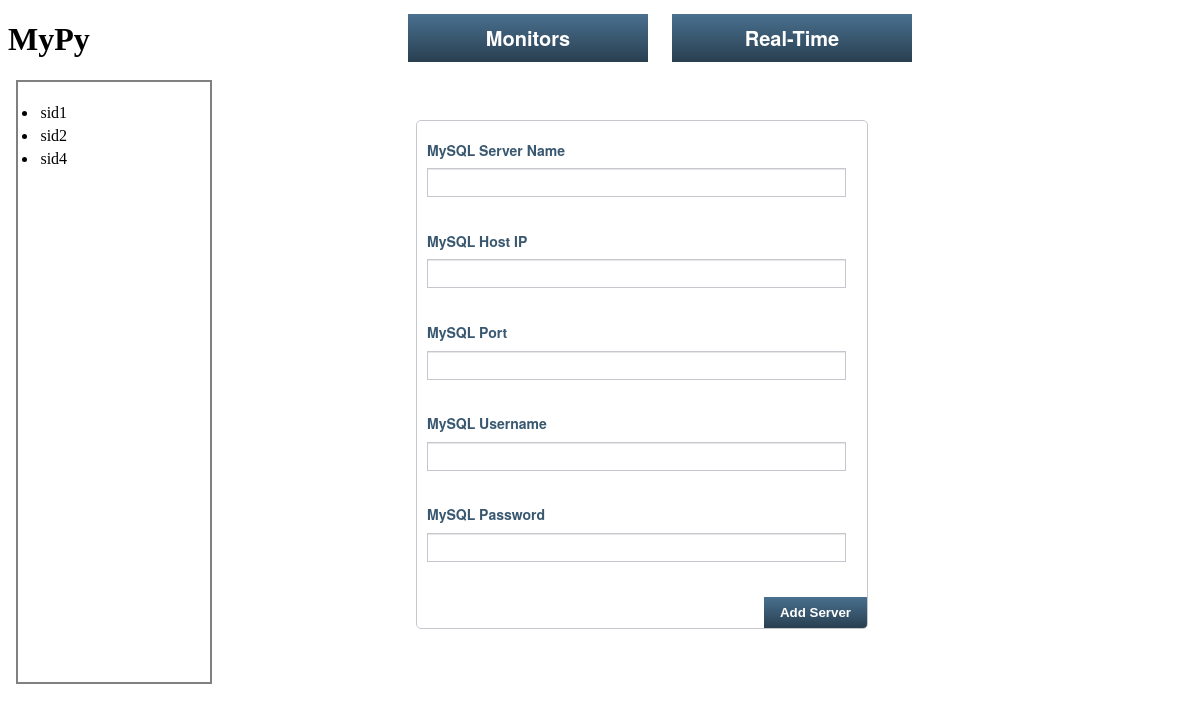
Before: /mypy/add_server/ with the older database file.
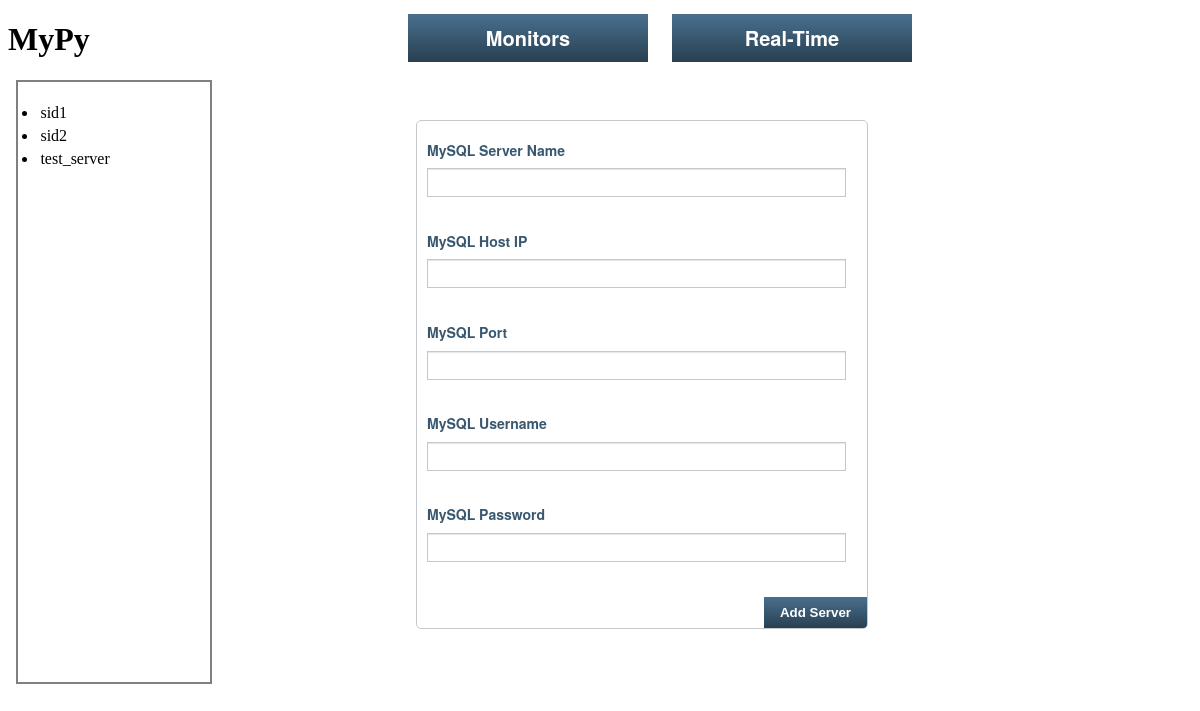
After: the same page with the newer database file.
### mypy_app/models.py (models this page shows, shortened)
class add_server(models.Model):
    mysql_server_name = models.CharField(max_length=200, unique=True, null=False)
    mysql_host = models.CharField(max_length=200, null=False)
    mysql_port = models.CharField(max_length=10, null=False, default="3306")
    mysql_user = models.CharField(max_length=200, null=False)
    mysql_password = models.CharField(max_length=200, blank=True)

### mypy_app/views.py (the view)
def adding_server(request):
    context = RequestContext(request)
    if request.method == 'POST':
        form = Add_Server_Form(request.POST)
        if form.is_valid():
            form.save(commit=True)
            current_object = add_server.objects.all()[len(add_server.objects.all())-1]
            adding_server_msg = connect_to_server(current_object)
            if "successful" not in adding_server_msg:
                current_object.delete()
            return render_to_response('mypy_app/add_server.html',
                    {
                        'form': form,
                        'add_server_info': adding_server_msg,
                        'server_list': add_server.objects.all()\
                        }, context)
        else:
            adding_server_msg = ""
            if "already exists" in str(form.errors):
                adding_server_msg = "The server name specified already exists. Please choose another name."
    else:
        form = Add_Server_Form()
        adding_server_msg = ""
    context_dict = {
            'form': form,
            'add_server_info': adding_server_msg,
            'server_list': add_server.objects.all()
            }
    return render_to_response('mypy_app/add_server.html', context_dict , context)

### mypy_app/forms.py
class Add_Server_Form(forms.ModelForm):
    mysql_server_name = forms.CharField(widget=forms.TextInput(attrs={'class' : 'input'}), \
            max_length=128, label="MySQL Server Name ")
    mysql_host = forms.CharField(widget=forms.TextInput(attrs={'class' : 'input'}), \
            max_length=128, label="MySQL Host IP ")
    mysql_port = forms.CharField(widget=forms.TextInput(attrs={'class' : 'input'}), \
            max_length=128, label="MySQL Port ")
    mysql_user = forms.CharField(widget=forms.TextInput(attrs={'class' : 'input'}), \
            max_length=128, label="MySQL Username ")
    mysql_password = forms.CharField(widget=forms.PasswordInput(attrs={'class': 'input'}), \
            label="MySQL Password ", required=False)
    class Meta:
        model = add_server
        """widget = {
                'mysql_password': forms.PasswordInput(),
                    }"""
        fields = ('mysql_server_name', 'mysql_host', 'mysql_port', 'mysql_user', 'mysql_password')

### templates/mypy_app/add_server.html (shortened to what this page needs)
<!DOCTYPE html>
{% extends "base.html" %}
{% load static %}
{% block heading %}
    <link rel="stylesheet" type="text/css" href="{% static 'css/add_server.css' %}" />
   <h1>MyPy</h1>
{% endblock %}
{% block body_tag %}
{% if server_list %}
<span>
<ul style="position:relative; width: 19vh; height: 70vh; border: 2px solid gray; overflow-y: auto; margin-left: 1vh; padding: 20px;">
	{% for server in server_list %}
	<li style="padding: 1.6%;">{{ server.mysql_server_name }}</li>
	{% endfor %}
</ul>
{% endif %}
<form id="adding_server" method="post" action="/mypy/add_server/" class="input_form_css">
	<br>
	{% for field in form.visible_fields %}
	<span class="label">{{ field.label }}</span> {{ field }} </br></br>
	{% endfor %}
	<input type="submit" name="submit" value="Add Server" class="btn" />
</form>
</span>
{% endblock %}

Changed rows visible on the page:
removed add_server: mysql_server_name "sid4"
added add_server: mysql_server_name "test_server"
